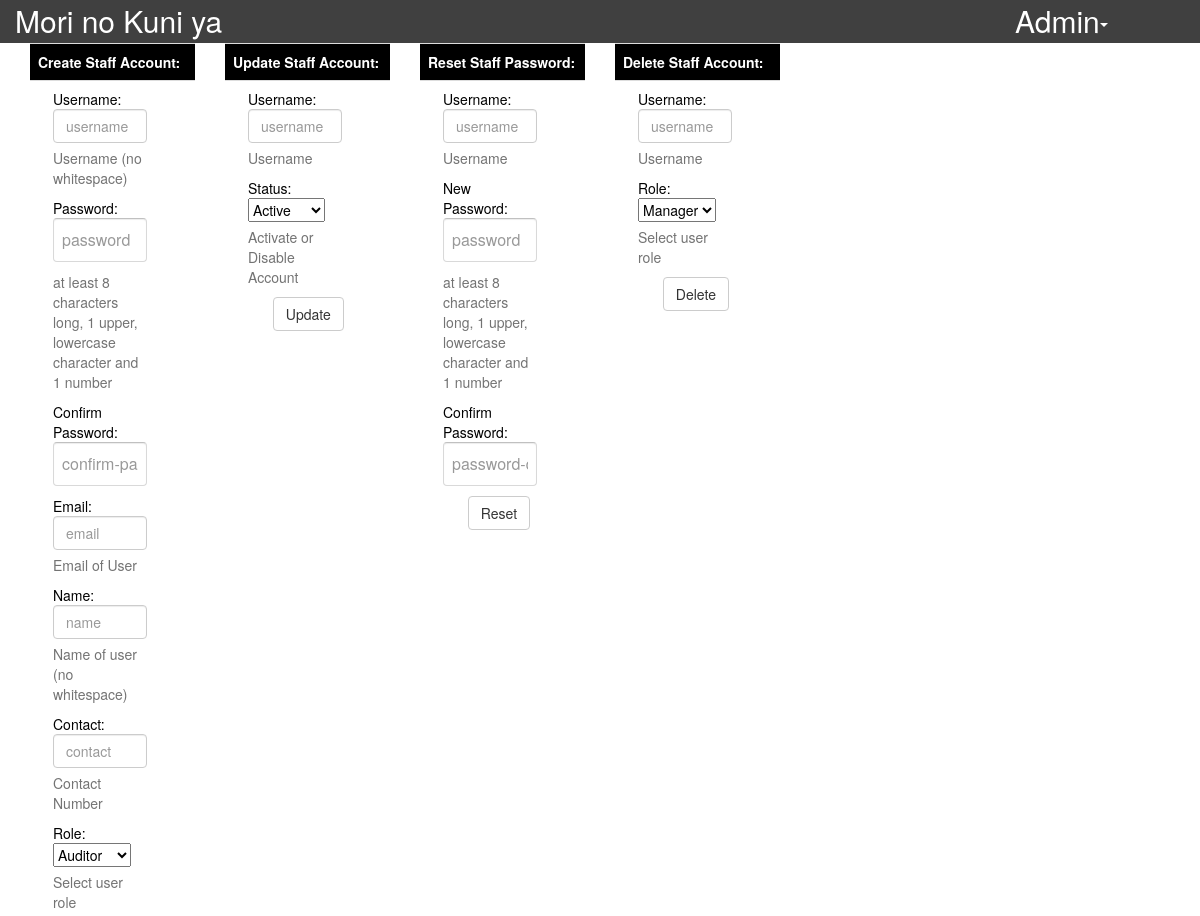
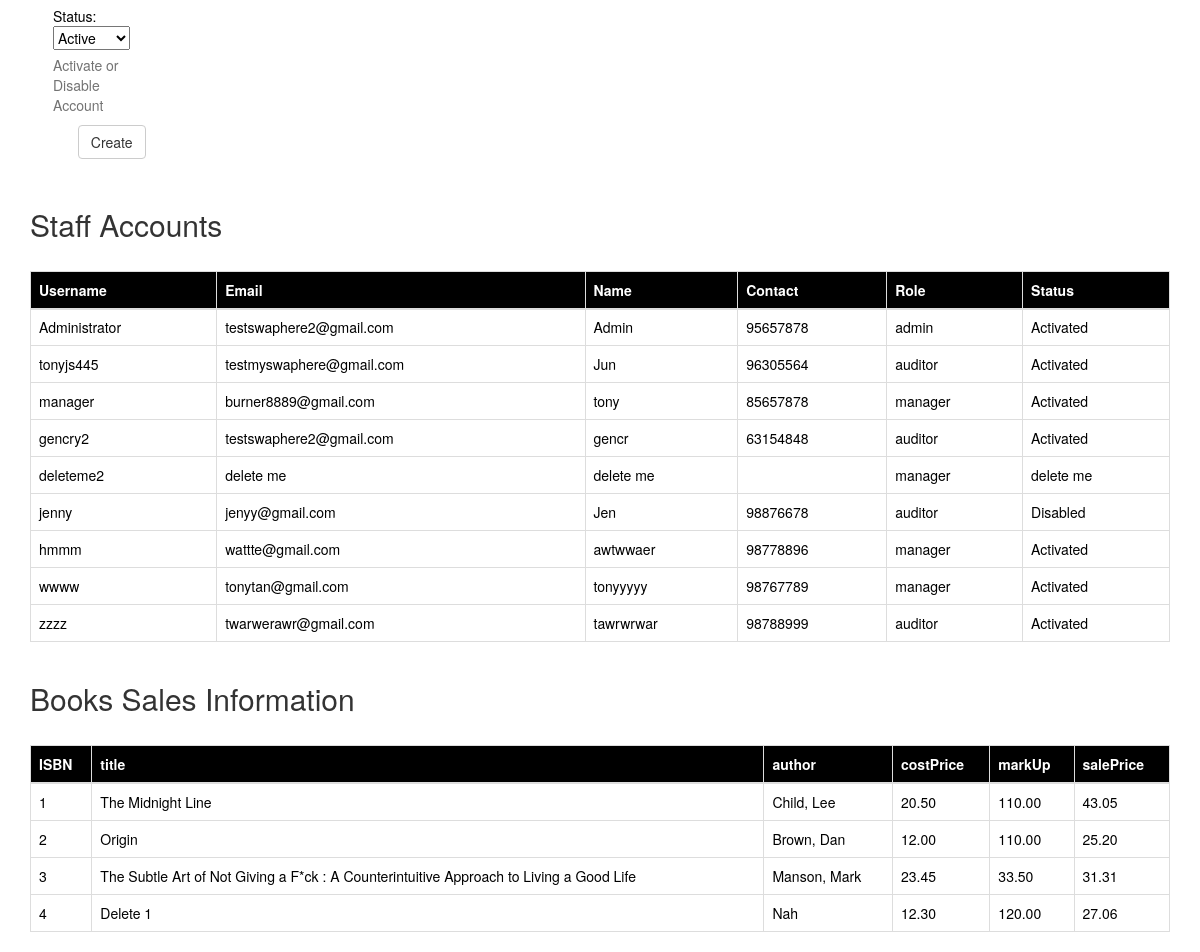
Page /admin/admin.php (signed in) on the committed database (2 pictures, top to bottom).
### tables this page shows
CREATE TABLE `staff` (
  `id` int(11) NOT NULL,
  `username` varchar(100) NOT NULL,
  `password` varchar(100) NOT NULL,
  `email` varchar(100) NOT NULL,
  `name` varchar(100) NOT NULL,
  `contact_no` varchar(100) NOT NULL,
  `role` varchar(100) NOT NULL,
  `status` varchar(30) NOT NULL,
  `otpID` int(11) NOT NULL
);

### admin/includes/functions.php (the view, shortened to what this page needs)
<?php
function my_simple_crypt( $string, $action)
{
    $secret_key = 'my_simple_secret_key';
    $secret_iv = 'my_simple_secret_iv';
    $output = false;
    $encrypt_method = "AES-256-CBC";
    $key = hash( 'sha256', $secret_key );
    $iv = substr( hash( 'sha256', $secret_iv ), 0, 16 );
    if( $action == 'e' ) {
        $output = base64_encode( openssl_encrypt( $string, $encrypt_method, $key, 0, $iv ) );
    }
    else if( $action == 'd' ){
        $output = openssl_decrypt( base64_decode( $string ), $encrypt_method, $key, 0, $iv );
    }
    return $output;
}
function restrictManager()
{
	if($_SESSION['staffRole'] == 'manager' || $_SESSION['staffRole'] == 'admin')
	{
		return true;
	}
	else
	{
		header('HTTP/1.1 404 Not Found');
		include('../404.php');
		exit();
	}
}
function viewstaff()
{
	include __DIR__."/../../dbconn/manager.php";
	try{
		$stmt = $conn->prepare("SELECT username, email, name, contact_no, role, status FROM staff WHERE id >= 100");
		$stmt->execute();
		$result = $stmt->fetchAll();
		foreach($result as $row)
		{
		  echo "<tr>";
		  echo "<td>".htmlspecialchars($row['username'])."</td>";
		  echo "<td>".htmlspecialchars($row['email'])."</td>";
		  echo "<td>".htmlspecialchars($row['name'])."</td>";
		  $contact = my_simple_crypt($row['contact_no'], 'd');
		  echo "<td>".htmlspecialchars($contact)."</td>";
		  echo "<td>".htmlspecialchars($row['role'])."</td>";
		  echo "<td>".htmlspecialchars($row['status'])."</td>";
		}
	}
	catch(PDOException $e)
	{
	echo "Records failed to retrieve";
	}
}
function viewbooks()
{
	include __DIR__."/../../dbconn/manager.php";
	try{
		$stmt = $conn->prepare("SELECT * FROM bookprices ");
		$stmt->execute();
		$result = $stmt->fetchAll();
		foreach($result as $row)
		{
		  echo "<tr>";
		  echo "<td>".htmlspecialchars($row['serialNum'])."</td>";
		  echo "<td>".htmlspecialchars($row['title'])."</td>";
		  echo "<td>".htmlspecialchars($row['author'])."</td>";
		  echo "<td>".htmlspecialchars($row['costPrice'])."</td>";
		  echo "<td>".htmlspecialchars($row['markUp'])."</td>";
		  echo "<td>".htmlspecialchars($row['salePrice'])."</td>";
		}
	}
	catch(PDOException $e)
	{
	echo "Records failed to retrieve";
	}
}
		  ?>

### admin/admin.php (shortened to what this page needs)
<?php
	include __DIR__."/includes/functions.php";
  ?>
<!DOCTYPE html>
<html lang="en" class="display">
<head>
  <link rel="stylesheet" href="../bootstrap.css">
  <link rel="stylesheet" href="https://maxcdn.bootstrapcdn.com/bootstrap/3.3.7/css/bootstrap.min.css">
  <link rel="stylesheet" href="https://cdn.datatables.net/1.10.13/css/jquery.dataTables.min.css">  <script src="https://ajax.googleapis.com/ajax/libs/jquery/3.2.1/jquery.min.js"></script>
</head>
<body>
<div class="container-fluid">
  <div class="row">
    <div class="col-lg-10" style="background-color: #404040">
      <a href="../index.php" class="deco">Mori no Kuni ya</a>
    </div>
    <div class="col-lg-2" style="background-color: #404040">
		<?php
        if (isset($_SESSION['userID']))
          {
            echo "<div class='dropdown'>";
            echo "<button class='btn deco dropdown-toggle' type='button' data-toggle='dropdown'>".$_SESSION['firstname']."";
              echo "<span class='caret'></span></button>";
            echo "</div>";
          }
        else
          {
            echo "<a href='#' class='deco' data-toggle='modal' data-target='#LoginPortal'>Login</a>";
          }
        ?>
    </div>
  </div>
</div>
<?php
if(restrictManager()) :
?>
  <div class="container-fluid">
    <div class="col-lg-2">
      <table class="table">
        <form action="includes/actions.php" method="post">
          <th>Create Staff Account:</th>
          <tr>
            <td>
              <div class="form-group">
                <div class="col-lg-10">
                      Username: <input type="text" class="form-control"  placeholder="username" name="iusername" />
                      <p class="help-block">Username (no whitespace)</p>
                    </div>
                  </div>
                  <div class="form-group">
                <div class="col-lg-10">
                      Password: <input type="password" class="form-control"  placeholder="password" name="ipassword" />
                      <p class="help-block">at least 8 characters long, 1 upper, lowercase character and 1 number</p>
                    </div>
                  </div>
                  <div class="col-lg-10">
                    Confirm Password: <input type="password" class="form-control"  placeholder="confirm-password" name="ipasswordconfirm" />
                  </div>
                  <div class="form-group">
                <div class="col-lg-10">
                      Email: <input type="text" class="form-control"  placeholder="email" name="iemail" />
                      <p class="help-block">Email of User</p>
                    </div>
                  </div>
                  <div class="form-group">
                <div class="col-lg-10">
                      Name: <input type="text" class="form-control"  placeholder="name" name="iname" />
                      <p class="help-block">Name of user (no whitespace)</p>
                    </div>
                  </div>
                  <div class="form-group">
                <div class="col-lg-10">
                      Contact: <input type="number" class="form-control"  placeholder="contact" name="icontact" min=0 />
                      <p class="help-block">Contact Number</p>
                    </div>
                  </div>
                  <div class="form-group">
                <div class="col-lg-10">
                  Role:
                      <select name="irole">
                        <option value="auditor">Auditor</option>
                      </select>
                      <p class="help-block">Select user role</p>
                    </div>
                  </div>
                  <div class="form-group">
                <div class="col-lg-10">
                  Status:
                      <select name="istatus">
                        <option value="Activated">Active</option>
                      </select>
                      <p class="help-block">Activate or Disable Account</p>
                    </div>
                  </div>
                  <div class="form-group">
                  <div class="col-lg-offset-2 col-lg-10">
                    <button type="submit" class="btn btn-default">Create</button>
                  </div>
                </div>
                <div class="form-group">
                  <div class="col-lg-offset-2 col-lg-10">
              </div>
            </div>
            </td>
          </tr>
        </form>
      </table>
    </div>
	<div class="col-lg-2">
		<table class="table">
			<form action="includes/actions.php" method="post">
				<th>Update Staff Account:</th>
				<tr>
					<td>
						<div class="form-group">
							<div class="col-lg-10">
	        					Username: <input type="text" class="form-control"  placeholder="username" name="iusername" />
	        					<p class="help-block">Username</p>
	        				</div>
	        			</div>
	        			<div class="form-group">
							<div class="col-lg-10">
								Status:
	        					<select name="istatus">
	        						<option value="Activated">Active</option>
	        					</select>
	        					<p class="help-block">Activate or Disable Account</p>
	        				</div>
	        			</div>
	        			<div class="form-group">
					      <div class="col-lg-offset-2 col-lg-10">
					        <button type="submit" class="btn btn-default">Update</button>
					      </div>
					    </div>
					</td>
				</tr>
      </form>
		</table>
	</div>
  <div class="col-lg-2">
    <table class="table">
      <form action="includes/actions.php" method="post">
        <th>Reset Staff Password:</th>
        <tr>
          <td>
            <div class="form-group">
              <div class="col-lg-10">
                    Username: <input type="text" class="form-control"  placeholder="username" name="iusername" />
                    <p class="help-block">Username</p>
              </div>
            </div>
            <div class="form-group">
              <div class="col-lg-10">
                    New Password: <input type="password" class="form-control"  placeholder="password" name="ipassword" />
                    <p class="help-block">at least 8 characters long, 1 upper, lowercase character and 1 number</p>
              </div>
            </div>
            <div class="form-group">
            <div class="col-lg-10">
              Confirm Password: <input type="password" class="form-control"  placeholder="password-confirm" name="ipasswordconfirm" />
            </div>
            </div>
            <div class="form-group">
            <div class="col-lg-offset-2 col-lg-10">
                <button type="submit" class="btn btn-default">Reset</button>
            </div>
            </div>
          </td>
        </tr>
      </form>
    </table>
  </div>
  <div class="col-lg-2">
    <table class="table">
      <form action="includes/actions.php" method="post">
        <th>Delete Staff Account:</th>
        <tr>
          <td>
            <div class="form-group">
              <div class="col-lg-10">
                    Username: <input type="text" class="form-control"  placeholder="username" name="iusername" />
                    <p class="help-block">Username</p>
                  </div>
                </div>
                <div class="col-lg-10">
                  Role:
                      <select name="irole">
                        <option value="manager">Manager</option>
                      </select>
                      <p class="help-block">Select user role</p>
                    </div>
                <div class="form-group">
                <div class="col-lg-offset-2 col-lg-10">
                  <button type="submit" class="btn btn-default">Delete</button>
                </div>
              </div>
          </td>
        </tr>
      </form>
    </table>
  </div>
</div>
<div class="container-fluid">
    <div class="container">
    <h2>Staff Accounts</h2>
    <br>
    <table class="table table-bordered">
      <thead>
        <tr>
          <th>Username</th>
          <th>Email</th>
          <th>Name</th>
          <th>Contact</th>
          <th>Role</th>
          <th>Status</th>
        </tr>
      </thead>
      <tbody>
        <tr>
          <?php
	        viewstaff();
          ?>
        </tr>
      </tbody>
    </table>
  </div>
</div>
<div class="container-fluid">
    <div class="container">
    <h2>Books Sales Information</h2>
    <br>
    <table class="table table-bordered">
      <thead>
        <tr>
          <th>ISBN</th>
          <th>title</th>
          <th>author</th>
          <th>costPrice</th>
          <th>markUp</th>
          <th>salePrice</th>
        </tr>
      </thead>
      <tbody>
        <tr>
          <?php
          viewbooks();
          ?>
        </tr>
      </tbody>
    </table>
  </div>
</div>
<?php endif; ?>
</body>
</html>

### rows in the picture
staff: username "Administrator", email "testswaphere2@gmail.com", name "Admin", contact_no "95657878", role "admin", status "Activated"
staff: username "tonyjs445", email "testmyswaphere@gmail.com", name "Jun", contact_no "96305564", role "auditor", status "Activated"
staff: username "manager", email "burner8889@gmail.com", name "tony", contact_no "85657878", role "manager", status "Activated"
staff: username "gencry2", email "testswaphere2@gmail.com", name "gencr", contact_no "63154848", role "auditor", status "Activated"
staff: username "deleteme2", email "delete me", name "delete me", role "manager", status "delete me"
staff: username "jenny", email "jenyy@gmail.com", name "Jen", contact_no "98876678", role "auditor", status "Disabled"
staff: username "hmmm", email "wattte@gmail.com", name "awtwwaer", contact_no "98778896", role "manager", status "Activated"
staff: username "wwww", email "tonytan@gmail.com", name "tonyyyyy", contact_no "98767789", role "manager", status "Activated"
staff: username "zzzz", email "twarwerawr@gmail.com", name "tawrwrwar", contact_no "98788999", role "auditor", status "Activated"

### other values in the picture
$_SESSION['firstname'] "Admin"
$row['serialNum'] "1"
$row['title'] "The Midnight Line"
$row['author'] "Child, Lee"
$row['costPrice'] "20.50"
$row['markUp'] "110.00"
$row['salePrice'] "43.05"
$row['serialNum'] "2"
$row['title'] "Origin"
$row['author'] "Brown, Dan"
$row['costPrice'] "12.00"
$row['salePrice'] "25.20"
$row['serialNum'] "3"
$row['title'] "The Subtle Art of Not Giving a F*ck : A Counterintuitive Approach to Living a Good Life"
$row['author'] "Manson, Mark"
